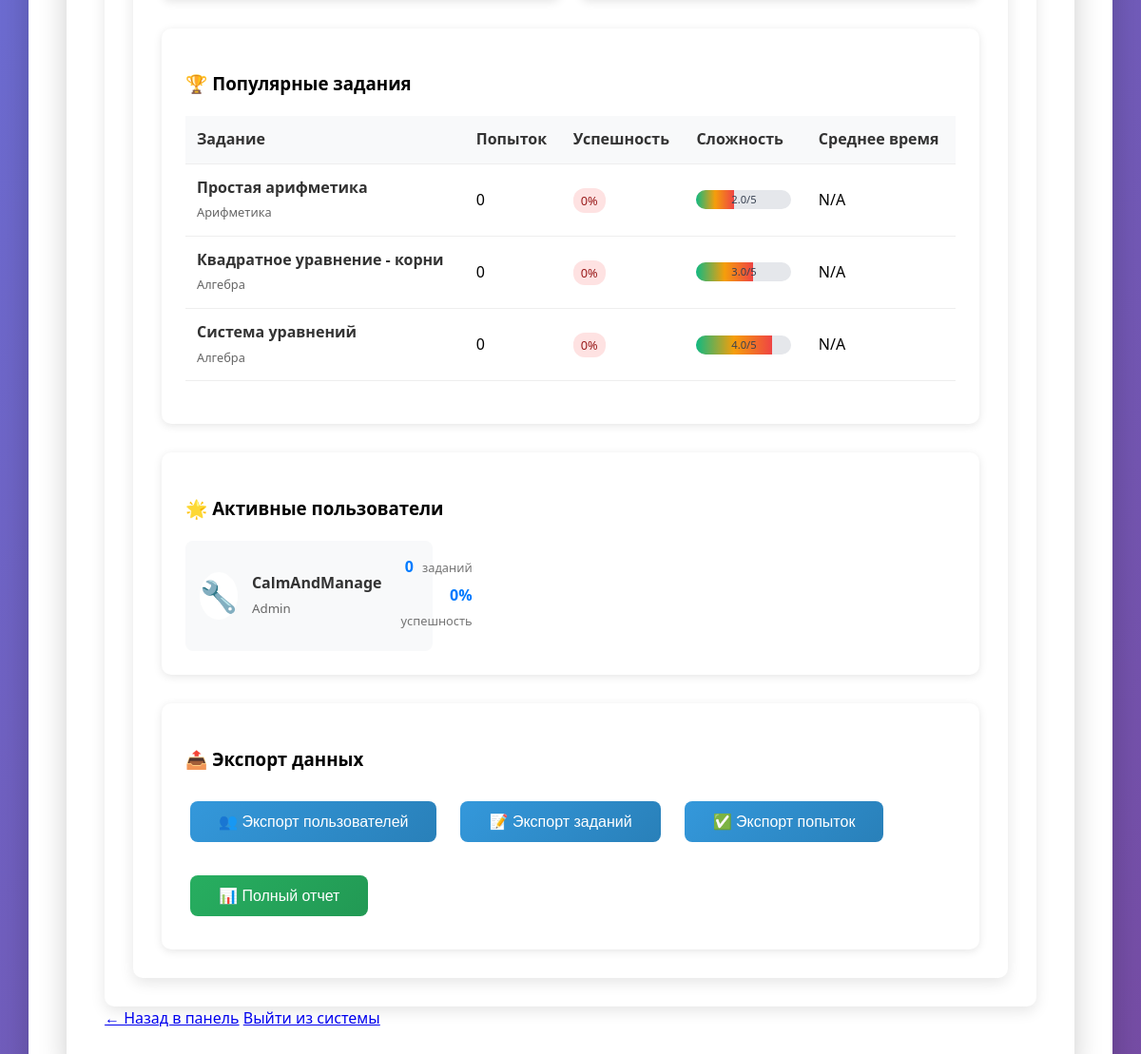
Before: /admin/analytics (signed in, lower part) with the older database file.
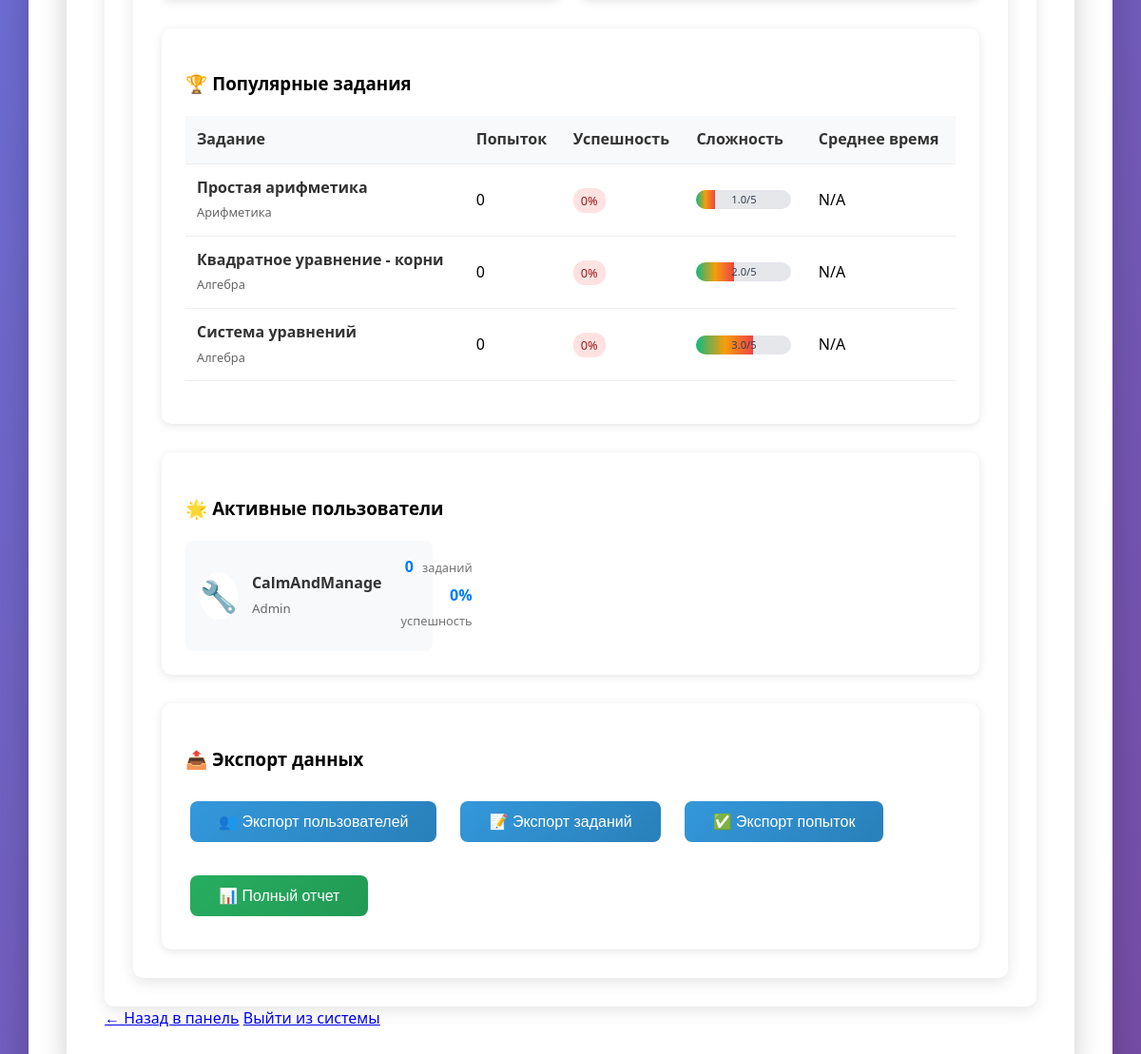
After: the same page with the newer database file.
### models.py (models this page shows, shortened)
class MathTask(db.Model):
    __tablename__ = 'math_tasks'
    id = db.Column(db.Integer, primary_key=True)
    title = db.Column(db.String(200), nullable=False)
    description = db.Column(db.Text, nullable=False)
    answer_type = db.Column(db.String(50), nullable=False)  # 'single', 'system', 'coordinates', etc.
    correct_answer = db.Column(db.JSON, nullable=False)     # JSON с правильным ответом
    answer_schema = db.Column(db.JSON)                      # JSON схема полей для ввода
    explanation = db.Column(db.Text)
    difficulty_level = db.Column(db.Integer, nullable=False)  # 1-3 (Низкий-Средний-Высокий)
    topic = db.Column(db.String(100), nullable=False)       # Алгебра, Геометрия и т.д.
    max_score = db.Column(db.Float, default=1.0)           # Максимальный балл
    created_by = db.Column(db.Integer, db.ForeignKey('users.id'), nullable=False)
    created_at = db.Column(db.DateTime, default=datetime.utcnow)
    is_active = db.Column(db.Boolean, default=True)
    attempts = db.relationship('TaskAttempt', backref='task', lazy='dynamic')

### blueprints/admin.py (the view)
    def decorated_function(*args, **kwargs):
        if not current_user.is_authenticated or current_user.role != 'admin':
            flash('У вас нет прав доступа к этой странице', 'error')
            return redirect(url_for('main.dashboard'))
        return f(*args, **kwargs)

### app.py (called while the page is built)
@login_manager.user_loader
def load_user(user_id):
    return User.query.get(int(user_id))

### blueprints/admin.py (called while the page is built)
def admin_required(f):
    def decorated_function(*args, **kwargs):
        if not current_user.is_authenticated or current_user.role != 'admin':
            flash('У вас нет прав доступа к этой странице', 'error')
            return redirect(url_for('main.dashboard'))
        return f(*args, **kwargs)
    decorated_function.__name__ = f.__name__
    return decorated_function

### templates/admin/analytics.html (shortened to what the changed rows need)
{% extends "admin/base_admin.html" %}
{% block admin_content %}
<div class="admin-content">
    <div class="analytics-dashboard">
        <div class="top-tasks-section">
            <div class="tasks-table">
                <table class="analytics-table">
                    <thead>
                        <tr>
                            <th>Задание</th>
                            <th>Попыток</th>
                            <th>Успешность</th>
                            <th>Сложность</th>
                            <th>Среднее время</th>
                        </tr>
                    </thead>
                    <tbody>
                        {% if popular_tasks %}
                            {% for task in popular_tasks %}
                            <tr>
                                <td>
                                    <div class="task-info">
                                        <strong>{{ task.title }}</strong>
                                        <small>{{ task.topic }}</small>
                                    </div>
                                </td>
                                <td>{{ task.attempts_count or 0 }}</td>
                                <td>
                                    <span class="success-rate {{ 'high' if (task.success_rate or 0) > 70 else 'medium' if (task.success_rate or 0) > 40 else 'low' }}">
                                        {{ task.success_rate or 0 }}%
                                    </span>
                                </td>
                                <td>
                                    <div class="difficulty-bar">
                                        <div class="difficulty-fill" data-difficulty="{{ task.difficulty_level or 1 }}"></div>
                                        <span>{{ task.difficulty_level or 1 }}/5</span>
                                    </div>
                                </td>
                                <td>{{ task.avg_time or 'N/A' }}</td>
                            </tr>
                            {% endfor %}
                        {% else %}
                            <tr>
                                <td colspan="5" class="no-data">Данные отсутствуют</td>
                            </tr>
                        {% endif %}
                    </tbody>
                </table>
            </div>
        </div>
    </div>
</div>
{% endblock %}

Changed rows visible on the page:
changed MathTask "Простая арифметика": difficulty_level "2.0" → "1.0"
changed MathTask "Квадратное уравнение - корни": difficulty_level "3.0" → "2.0"
changed MathTask "Система уравнений": difficulty_level "4.0" → "3.0"
